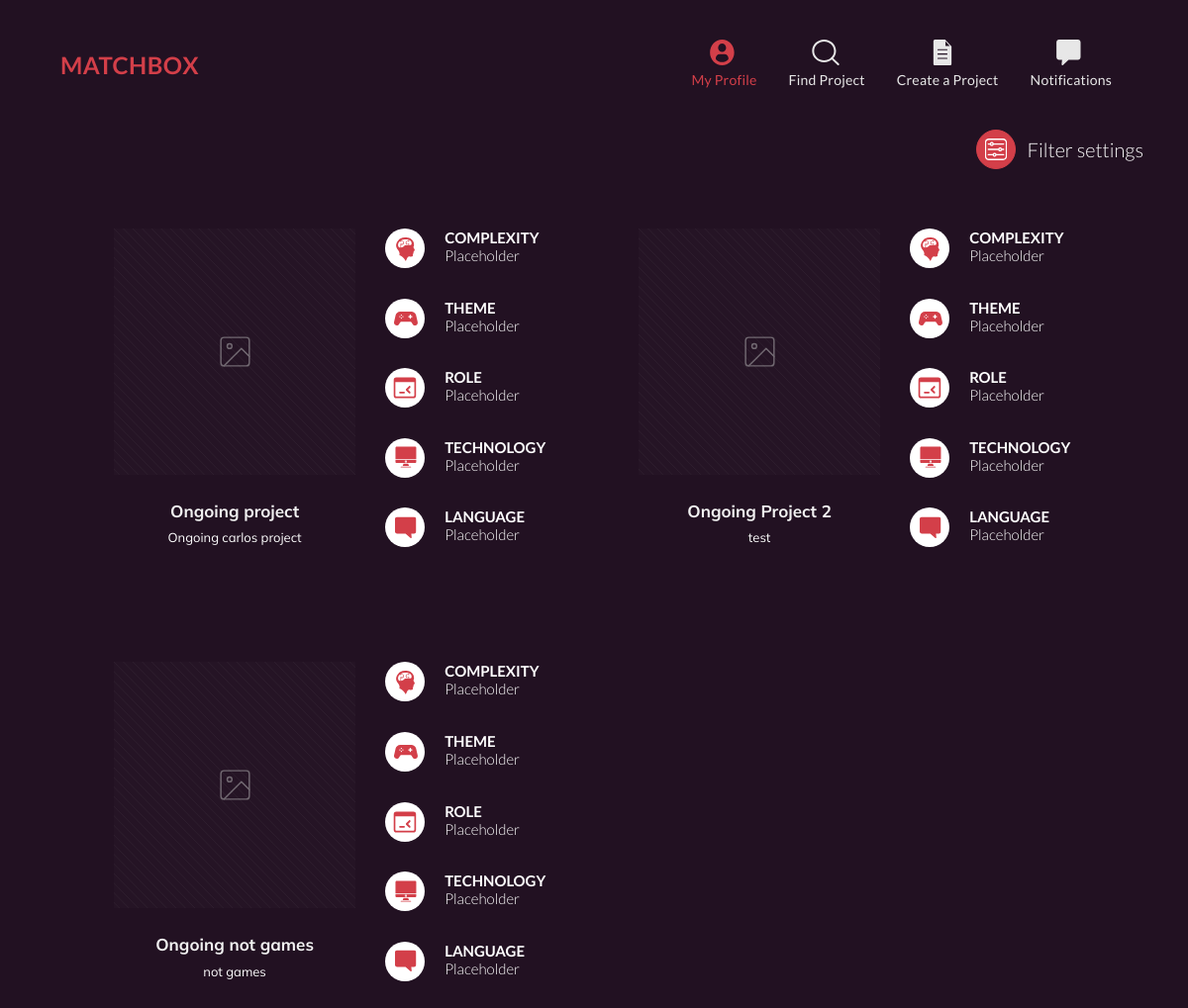
The app's page /find, older data.
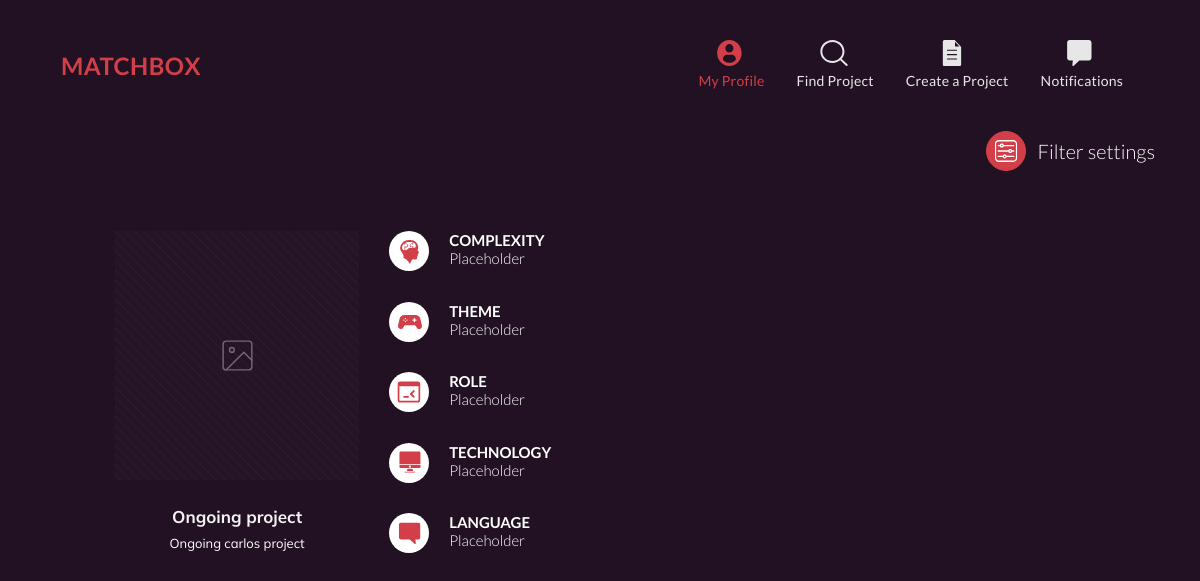
The same page, newer data.
### matchcore/models.py (models this page shows, shortened)
class Project(models.Model):
    STATE = [
        ('O', 'Ongoing'),
        ('A', 'Archived'),
    ]
    title = models.CharField(max_length=50)
    small_description = models.CharField(max_length=100)
    big_description = models.CharField(max_length=1000)
    img = models.ImageField(upload_to='images/projects', default='')
    state = models.CharField(max_length=1, choices=STATE)
    tags = models.ManyToManyField(ProjectTag)
    participants = models.ManyToManyField(Person, through='ProjectParticipation')

### matchcore/views.py (the view, shortened to what this page needs)
# urls.py: path('find', views.find_page),
def find_page(request):
    projects = Project.objects.filter(state='O')
    keys = list(request.GET.keys())
    context = {
        'projects': projects,
    }
    return render(request, 'matchcore/find_page.html', context)

### matchcore/templates/matchcore/find_page.html
{% extends "matchcore/layout_nav.html" %}
{% load static %}
{% block main %}
<div class="container">
	<div class="row mt-4">
		<div class="col text-right">
					<button class="filter-button btn btn-primary mr-2">
						<img src="{% static 'matchcore/images/settings.svg' %}">
					</button>
					<span class="align-middle filter-button-text">Filter settings</span>
		</div>
	</div>
	<div class="row project-list">
		{% for p in projects %}
			<div class="col-6 project-item">
				<div class="row">
					<div class="col-7 text-center">
						<img class="project-picture img-fluid" src="{% static 'matchcore/images/projects/placeholder.svg' %}">
						<div class="mt-4 px-2">
							<span class="project-title mb-1">{{p.title}}</span>
							<p class="project-short-desc">{{p.small_description}}</p>
						</div>
					</div>
					<div class="col project-tags">
						<div class="tags-item">
							<div class="tags-circle"><img src="{% static 'matchcore/images/projects/tag-complexity.svg' %}"></div>
							<div class="tags-desc"><span class="tags-name">Complexity</span>Placeholder</div>
						</div>
						<div class="tags-item">
							<div class="tags-circle"><img src="{% static 'matchcore/images/projects/tag-theme.svg' %}"></div>
							<div class="tags-desc"><span class="tags-name">Theme</span>Placeholder</div>
						</div>
						<div class="tags-item">
							<div class="tags-circle"><img src="{% static 'matchcore/images/projects/tag-role.svg' %}"></div>
							<div class="tags-desc"><span class="tags-name">Role</span>Placeholder</div>
						</div>
						<div class="tags-item">
							<div class="tags-circle"><img src="{% static 'matchcore/images/projects/tag-technology.svg' %}"></div>
							<div class="tags-desc"><span class="tags-name">Technology</span>Placeholder</div>
						</div>
						<div class="tags-item">
							<div class="tags-circle"><img src="{% static 'matchcore/images/projects/tag-language.svg' %}"></div>
							<div class="tags-desc"><span class="tags-name">Language</span>Placeholder</div>
						</div>
					</div>
				</div>
			</div>
		{% endfor %}
	</div>
</div>
{% endblock %}

Row changes from the older to the newer data that the page shows:
removed Project: title "Ongoing Project 2", small_description "test"
removed Project: title "Ongoing not games", small_description "not games"
